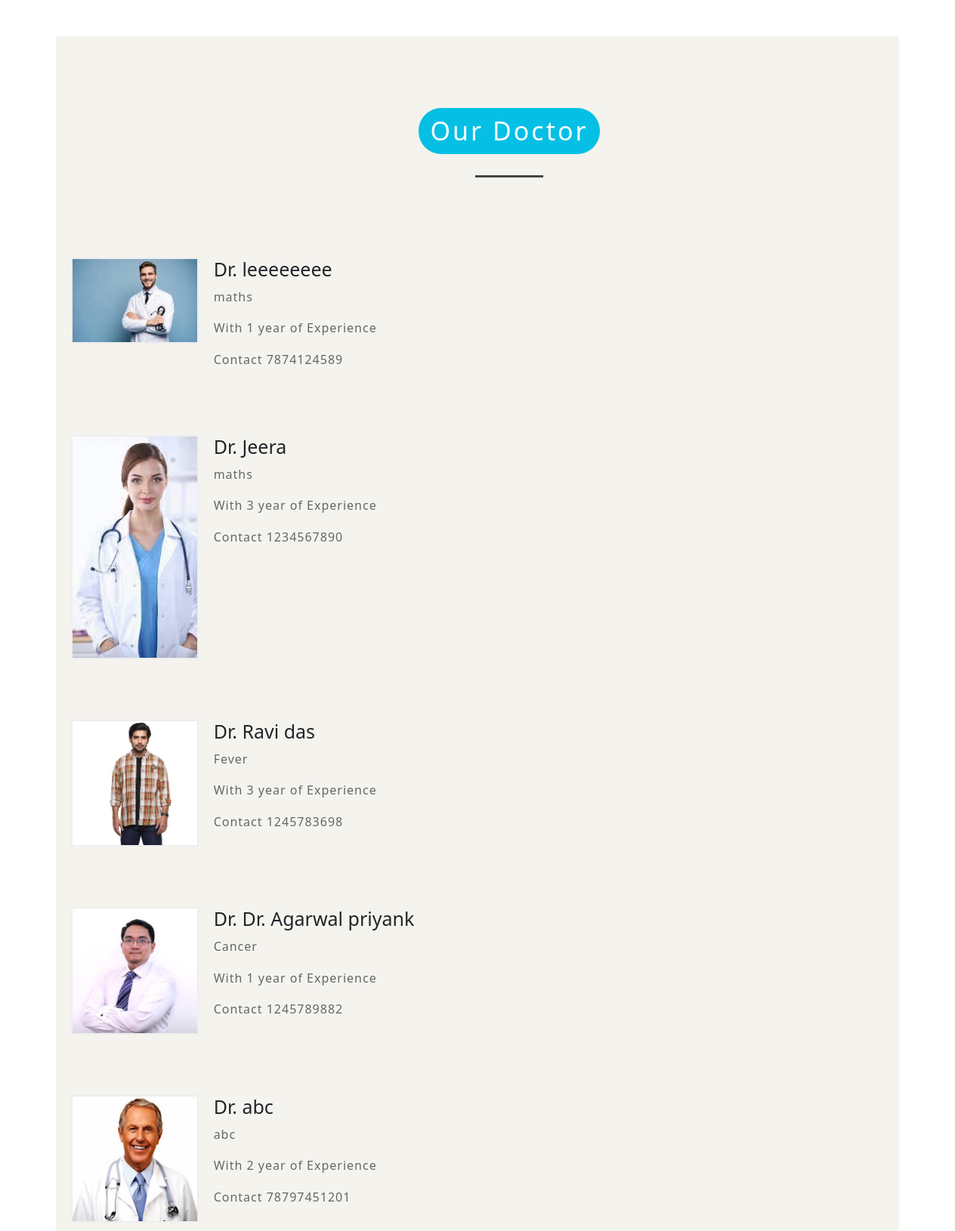
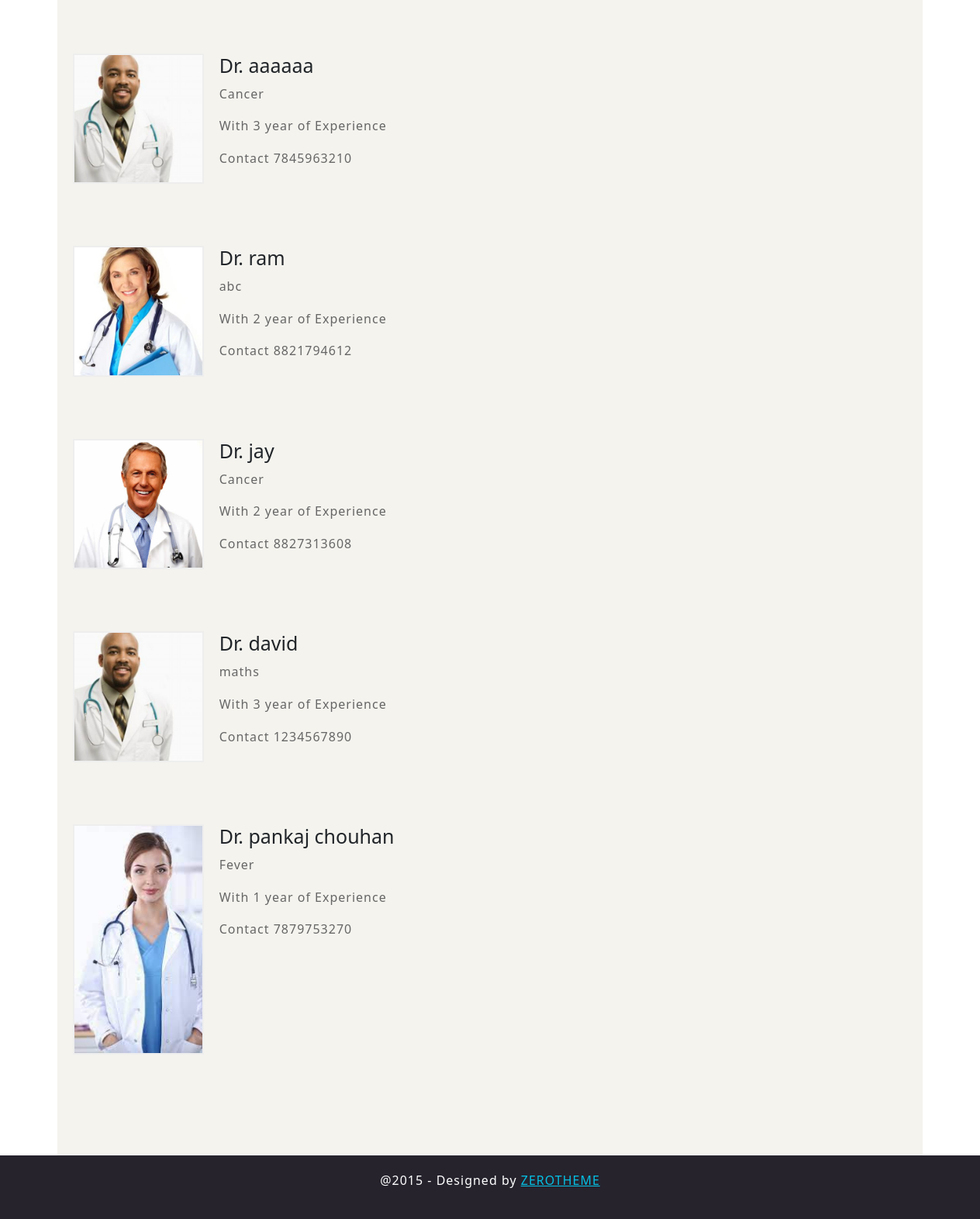
Screenshot of /docuter/ with the database file from the repository (2 pictures, top to bottom).
### app/models.py (models this page shows, shortened)
class Docutor(models.Model):
    name = models.CharField(max_length=250)
    photo = models.ImageField(upload_to= "UploadDocutor/")
    email = models.EmailField(max_length=254, unique=True)
    password = models.CharField(max_length=100, blank=True)
    phone = models.CharField(max_length=12)
    gender = models.CharField(choices=GENDER_CHOICES, max_length=50)
    degree =  models.CharField(max_length=100)
    experience = models.CharField(max_length=100)
    specialzation = models.CharField(max_length=100)
    appoiment = models.DateField()
    address = models.CharField(max_length=250)
    created = models.DateTimeField(auto_now_add=True)
    updated = models.DateTimeField(auto_now=True)

### app/views.py (the view)
# urls.py: path('docuter/',views.docuter, name ="docuter"),
def docuter(request):
    if request.session.get('name') is not None:
        patient_session = request.session.get('name', 'default_value')
        print(patient_session)
        patient = Patient.objects.get(Name = patient_session)
        print(patient.disease)
        request.session['id'] = patient.id
        if Docutor.objects.filter(specialzation__icontains = patient.disease):
            docutor = Docutor.objects.filter(specialzation__icontains = patient.disease)
            context = {
            'Docutors': docutor,
            'session': True
            }
    else:
        docutor = Docutor.objects.all()
        context = {
            'Docutors': docutor,
            'session': False
        }
    return render(request,'docutor.html', context)

### app/templates/docutor.html (shortened to what this page needs)
{% extends "base.html" %}
{% block mainbody %}
{% load static %}
<div class="container pt-5">
    <section class="content-box boxstyle-2 box-2">
        <div class="zerogrid">
            <div class="row wrap-box">
                <div class="header"><div class="wrapper">
                    <center><h2>Our Doctor</h2></center>
                    <div class="line"></div>
                </div></div>
                {% for docuter in Docutors %}
                <div class="row">
                    <div class="col-1-2">
                        <div class="post">
                            <div class="col-1-3">
                                <div class="wrap-col">
                                    <a href="#"><img src="{{docuter.photo.url}}"/></a>
                                </div>
                            </div>
                            <div class="col-2-3">
                                <div class="wrap-col">
                                    <h3>Dr. {{docuter.name}}</h3>
                                    <p>{{docuter.specialzation}}</p>
                                    <p>With {{docuter.experience}} of Experience</p>
                                    <p>Contact {{docuter.phone}}</p>
                                </div>
                            </div>
                        </div>
                    </div>
                </div>
                {% endfor %}
            </div>
        </div>
    </section>
</div>
{% endblock mainbody %}

### app/templates/base.html (shortened to what this page needs)
{% load static %}
<!DOCTYPE html>
<html lang="en">
<head>
  	<link rel="stylesheet" href="{% static 'css/zerogrid.css' %}">
	<link rel="stylesheet" href="{% static 'css/style.css' %}">
	<link rel="stylesheet" href="{% static 'css/responsive.css' %}">
	<link href="https://cdn.jsdelivr.net/npm/bootstrap@5.3.2/dist/css/bootstrap.min.css" rel="stylesheet">
</head>
<body>
<div class="wrap-body">
{% block mainbody %}{% endblock mainbody %}
<footer>
	<div class="bottom-footer">
		<div class="wrap-bottom ">
			<div class="copyright">
				<p>@2015 - Designed by <a href="https://www.zerotheme.com">ZEROTHEME</a></p>
			</div>
		</div>
	</div>
</footer>
</div>
</body></html>

### app/static/css/zerogrid.css (style rules this page uses)
.zerogrid { width: 1200px; position: relative; margin: 0 auto; padding: 0px; }
.zerogrid:after { content: "\0020"; display: block; height: 0; clear: both; visibility: hidden; }
.zerogrid .row:before,.row:after { content: '\0020'; display: block; overflow: hidden; visibility: hidden; width: 0; height: 0; }
.zerogrid .row:after { clear: both; }
.zerogrid .row { zoom: 1; }
.zerogrid .wrap-col { margin:10px; }
.zerogrid .col-1-2, .zerogrid .col-1-3, .zerogrid .col-2-3, .zerogrid .col-1-4, .zerogrid .col-2-4, .zerogrid .col-3-4, .zerogrid .col-1-5, .zerogrid .col-2-5, .zerogrid .col-3-5, .zerogrid .col-4-5, .zerogrid .col-1-6, .zerogrid .col-2-6, .zerogrid .col-3-6, .zerogrid .col-4-6, .zerogrid .col-5-6 { float:left; display: inline-block; }
.zerogrid .col-1-2 { width:50%; }
.zerogrid .col-1-3 { width:33.33%; }
.zerogrid .col-2-3 { width:66.66%; }

### app/static/css/style.css (style rules this page uses)
a,abbr,acronym,address,applet,article,aside,audio,b,blockquote,big,body,center,canvas,caption,cite,code,command,datalist,dd,del,details,dfn,dl,div,dt,em,embed,fieldset,figcaption,figure,font,footer,form,h1,h2,h3,h4,h5,h6,header,hgroup,html,i,iframe,img,ins,kbd,keygen,label,legend,li,meter,nav,object,ol,output,p,pre,progress,q,s,samp,section,small,span,source,strike,strong,sub,sup,table,tbody,tfoot,thead,th,tr,tdvideo,tt,u,ul,var { background:transparent;border:0 none;font-size:100%;margin:0;padding:0;border:0;outline:0;vertical-align:top; }
img { vertical-align:top; }
article, aside, audio, canvas, command, datalist, details, embed, figcaption, figure, footer, header, hgroup, keygen, meter, nav, output, progress, section, source, video { display:block; }
html { -webkit-text-size-adjust: none; }
img { max-width:100%; height: auto;width: auto\9; }
a { color: #4C4C4C;text-decoration: none; }
h1, h2 { font-size: 25px;line-height: 25px; }
h3, h4 { font-size: 20px;line-height: 20px; }
p { margin: 10px 0;line-height: 1.6;letter-spacing: 1px;color: #666; }
.post:after, .post:before, article:after, article:before, section:after, section:before { clear: both; content: '\0020'; display: block; visibility: hidden; width: 0; height: 0; }
.line { width: 90px; height: 3px; background-color: #444;display: inline-block;margin-top:20px; }
html, body { width:100%; padding:0; margin:0; }
body { background: #808080;color: #3F3F3F;font-family: "Roboto",sans-serif; }
.content-box .wrap-box { padding:60px 10px; position: relative; }
.content-box .header { text-align: center; margin: 30px 0 90px 0; }
.content-box .header h2 { font-size: 34px; background-color:#05C0E4;letter-spacing: 3px;color:#fff;display: inline-block;padding:10px 15px;border-radius:30px; }
.content-box .header .wrapper { padding: 5px 30px; display: inline-block; }
.content-box .post h3 { margin: 10px 0;font-size: 25px; }
.content-box.boxstyle-2 { background: #F4F3EE; }
.content-box.box-2 .post img { width:100%;border: 2px solid #eee;max-width: 300px; }
.content-box.box-2 .post { margin-bottom: 60px ; }
footer { color: #222;background:#fff; }
footer .bottom-footer { background-color:#26232D;padding: 20px; }
footer .bottom-footer p { text-align:center;color:#fff; }
footer .copyright a { color: #05C0E4; }

### app/static/css/responsive.css (style rules this page uses)
html { �-webkit-text-size-adjust: none; }
img { max-width:100%; height: auto;width: auto\9; }

### rows the page displays
Docutor: photo (picture), name "leeeeeeee", specialzation "maths", experience "1 year", phone "7874124589"
Docutor: photo (picture), name "Jeera", specialzation "maths", experience "3 year", phone "1234567890"
Docutor: photo (picture), name "Ravi das", specialzation "Fever", experience "3 year", phone "1245783698"
Docutor: photo (picture), name "Dr. Agarwal priyank", specialzation "Cancer", experience "1 year", phone "1245789882"
Docutor: photo (picture), name "abc", specialzation "abc", experience "2 year", phone "78797451201"
Docutor: photo (picture), name "aaaaaa", specialzation "Cancer", experience "3 year", phone "7845963210"
Docutor: photo (picture), name "ram", specialzation "abc", experience "2 year", phone "8821794612"
Docutor: photo (picture), name "jay", specialzation "Cancer", experience "2 year", phone "8827313608"
Docutor: photo (picture), name "david", specialzation "maths", experience "3 year", phone "1234567890"
Docutor: photo (picture), name "pankaj chouhan", specialzation "Fever", experience "1 year", phone "7879753270"
